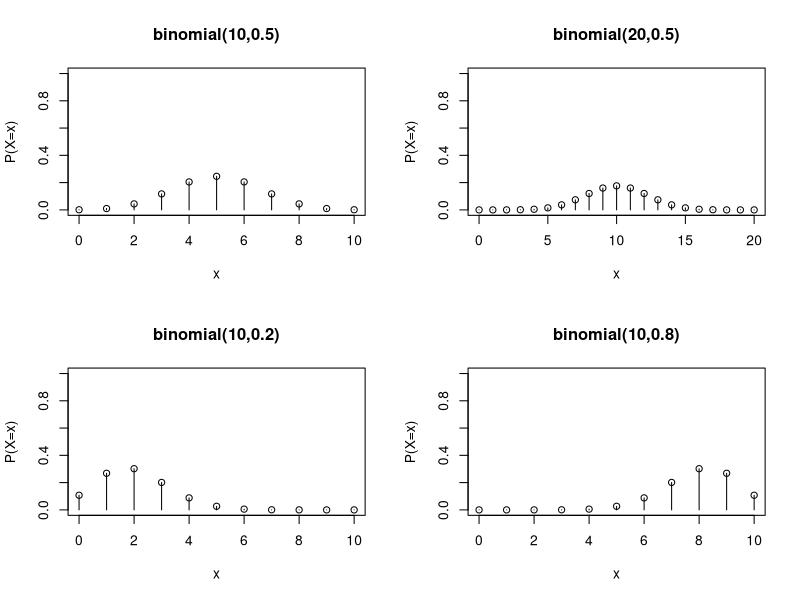
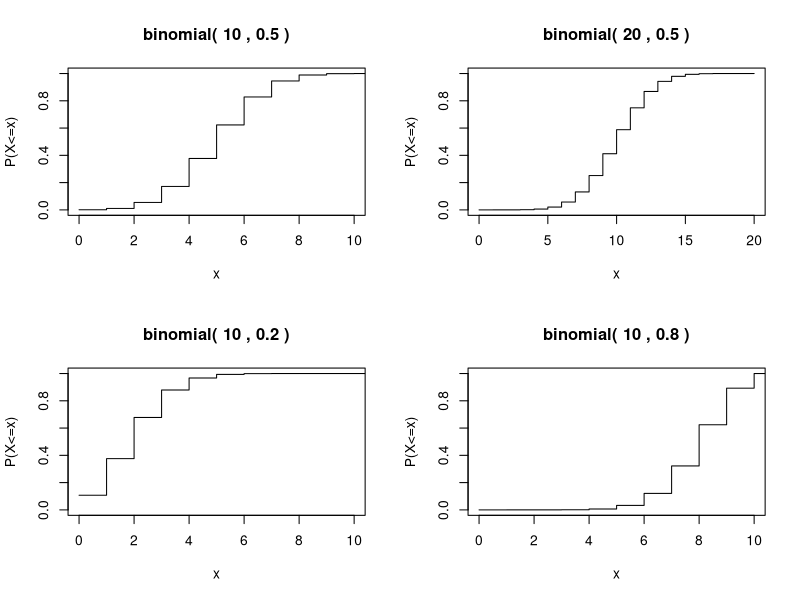
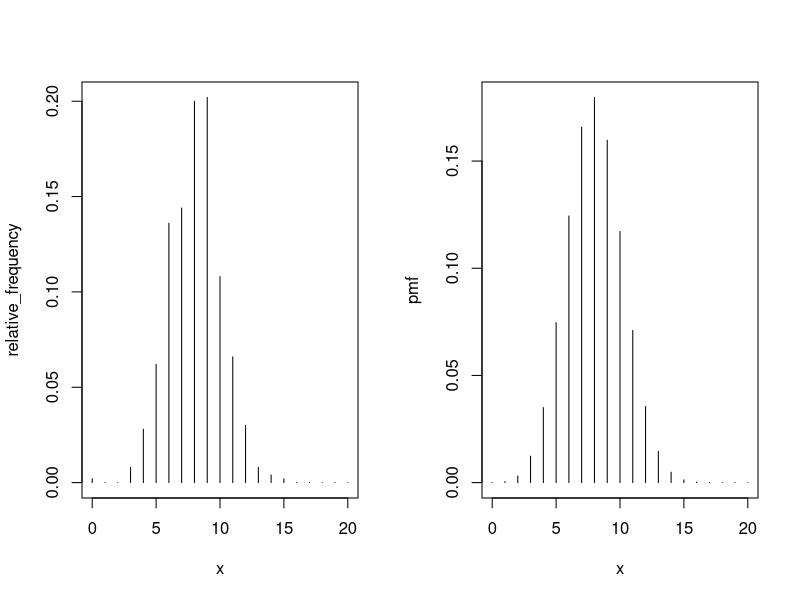
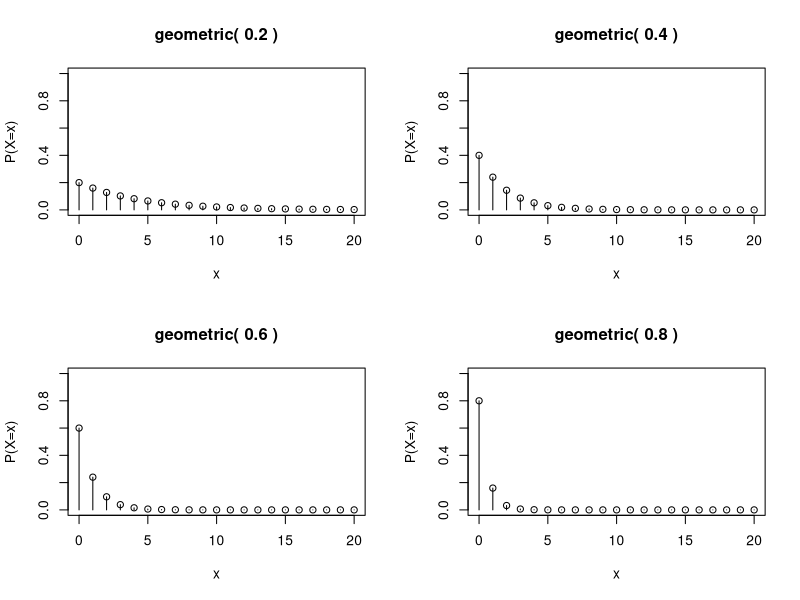
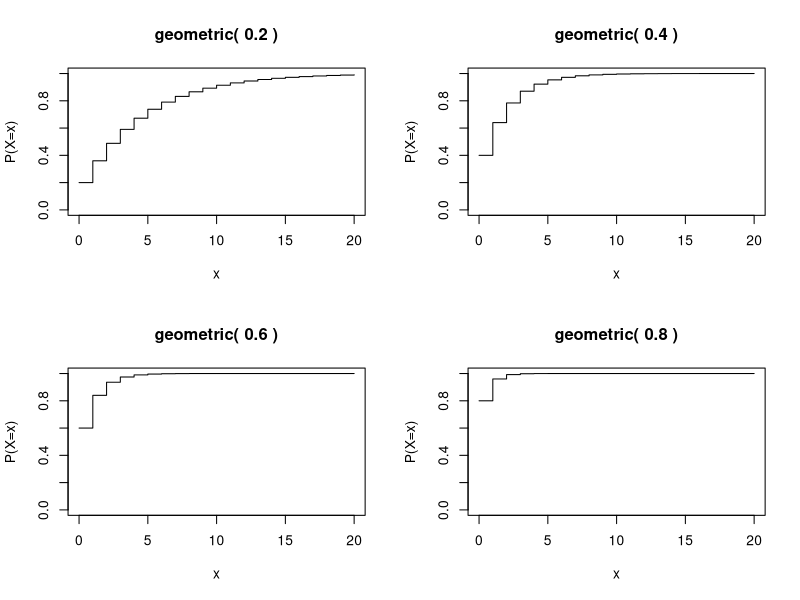
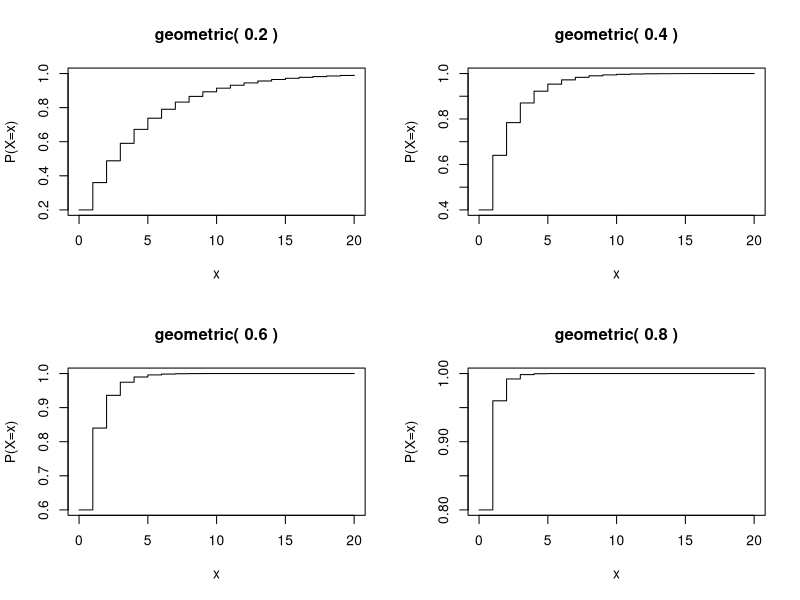
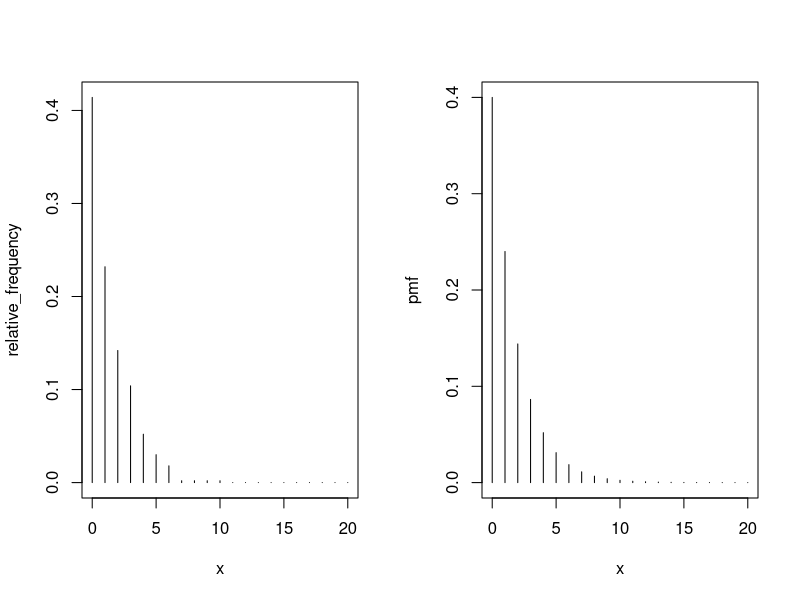
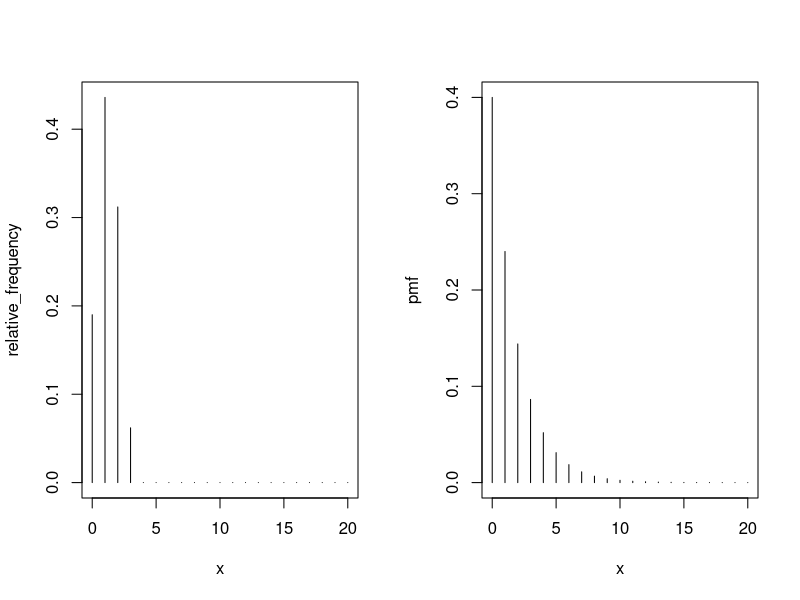

Write R code to recreate these figures, in order.
## ---- chunk 1
pbinom(5, 10, 0.5)
## ---- chunk 2
dbinom(c(0,1,2,3,4,5), size=5, prob=0.4)
## ---- chunk 3
pbinom(c(0,1,2,3,4,5), 5, 0.4)
## ---- chunk 4
rbinom(5, size = 10, prob = 0.4)
## ---- chunk 5
par(mfrow=c(2, 2))
x <- seq(0, 20, 1)

ps <- c(0.5, 0.5, 0.2, 0.8)
trials <- c(10, 20, 10, 10)

for (i in seq(1,4)){
   y <- dbinom(x, trials[i], ps[i])
   plot(x,y,xlim=c(0, trials[i]), ylim=c(0,1), xlab="x", ylab="P(X=x)", type="h")
   points(x, y)
   title(paste0("binomial(", trials[i], "," , ps[i], ")"))
}

## ---- chunk 6
par(mfrow=c(2, 2))
x <- seq(0, 20, 1)

ps <- c(0.5, 0.5, 0.2, 0.8)
trials <- c(10, 20, 10, 10)

for (i in seq(1,4)){
   y <- pbinom(x, trials[i], ps[i])
   plot(x, y, xlim=c(0, trials[i]), ylim=c(0,1), xlab="x",
                           ylab="P(X<=x)", type="s")
   title( paste("binomial(", trials[i], ",", ps[i], ")") )
}

## ---- chunk 7
N <- 100; n <- 20; p <- 0.4
(brv <- rbinom(N, n, p) )
## ---- chunk 8
table(brv)
## ---- chunk 9
table(factor(brv, levels=0:20))
## ---- chunk 10
N <- 500; n <- 20; p <- 0.4

frequency <- table(factor(rbinom(N, n, p), levels = 0:n))
relative_frequency <- as.numeric(frequency/N)


x <- 0:n
pmf <- dbinom(x, n, p)

par(mfrow=c(1,2))
plot(x, relative_frequency, 'h')
plot(x, pmf, 'h')

## ---- chunk 11
pbinom(19, size=1000, prob=0.01)
## ---- chunk 12
par(mfrow=c(2,2))
x <- seq(0,20,1)
ps <- seq(0.2,0.8,0.2)
for (p in ps){
	y <- dgeom(x, p)
	plot(x,y,xlim=c(0,20),ylim=c(0,1),xlab="x",		ylab="P(X=x)",type="h")
	points(x,y)
	title(paste("geometric(",p,")"))
}

## ---- chunk 13
par(mfrow=c(2,2))
x <- seq(0,20,1)
ps <- seq(0.2,0.8,0.2)
for (p in ps){
	y <- pgeom(x, p)
	plot(x,y,xlim=c(0,20),ylim=c(0,1),xlab="x", ylab="P(X=x)", type="s")
	title(paste("geometric(",p,")"))
}

## ---- chunk 14
par(mfrow=c(2,2))
x <- seq(0,20,1)
ps <- seq(0.2,0.8,0.2)
for (p in ps){
	y <- pgeom(x, p)
	plot(x,y,xlim=c(0,20), ylim=c(min(y),1), xlab="x", ylab="P(X=x)",type="s")
	title(paste("geometric(",p,")"))
}

## ---- chunk 15
N <- 500; p <- 0.4; xmax <- 20

x <- 0:xmax
pmf <- dgeom(x, p)

frequency <- table(factor(rgeom(N, p), levels=x))
relative_frequency <- as.numeric(frequency/N)

par(mfrow=c(1,2))
plot(x, relative_frequency, 'h')
plot(x, pmf, 'h')

## ---- chunk 16
N <- 500; p <- 0.4; xmax <- 20;

geom_rv = numeric(N)
for (i in 1:N){
  n <- 0
    while(TRUE){
      trial <- rbinom(1, 1, 0.4)
      if (trial == 1) break
      n <- n+1
  }
  geom_rv[i] <- n
}

x <- 0:xmax
pmf <- dgeom(x, p)

frequency <- table(factor(rbinom(N, n, p), levels = x))
relative_frequency <- as.numeric(frequency/N)

par(mfrow=c(1,2))
plot(x, relative_frequency, 'h');   plot(x, pmf, 'h')

## ---- chunk 17

par(mfrow=c(2,2))
x <- seq(0,20,1)
sizes = c(2, 3, 10, 10)
probs = c(0.5, 0.5, 0.5, 0.8)

for (i in seq(1,4)){
  y<- dnbinom(x, sizes[i], probs[i])
	plot(x, y, xlim=c(0,20), ylim=c(0,1), xlab="x", ylab="P(X=x)", type="h")
	points(x, y)
	title(paste("neg-binomial(", sizes[i], ",", probs[i], ")"))
}

## ---- chunk 18
par(mfrow=c(2,2))
x <- seq(0,20,1)
sizes = c(2, 3, 10, 10)
probs = c(0.5, 0.5, 0.5, 0.8)

for (i in seq(1,4)){
  y<- pnbinom(x, sizes[i], probs[i])
	plot(x, y, xlim=c(0,20), ylim=c(0,1), xlab="x", ylab="P(X<=x)", type="s")
	title(paste("neg-binomial(", sizes[i], ",", probs[i], ")"))
}
## ---- chunk 19
N <- 500; r <- 3; p <- 0.4; xmax <- 20;
nbinom_rv = numeric(N)
for (i in 1:N){
  total_trial <- 0
  total_success <- 0 
  while(TRUE){
    total_success <- total_success + rbinom(1, 1, p)
    total_trial <- total_trial + 1
    if (total_success == r) break
  }
  nbinom_rv[i] <- total_trial - total_success
}

x <- 0:xmax;   pmf <- dnbinom(x, r, p)
relative_frequency <- as.numeric(table(factor(nbinom_rv, levels=x))/N)

par(mfrow=c(1,2))
plot(x, relative_frequency, 'h')
plot(x, pmf, 'h')

## ---- chunk 20
pnbinom(97, 3, 0.01)
## ---- chunk 21
1-pbinom(2, 100, 0.01)
## ---- chunk 22
par(mfrow=c(2, 2))
x <- seq(0, 20, 1)
lambdas = c(0.1, 1, 5, 10)

for (lambda in lambdas){
	y <- dpois(x, lambda)
	plot(x,y,xlim=c(0,20), ylim=c(0,1), xlab="x", ylab="P(X=x)", type="h")
	points(x, y)
	title(paste("Poisson(", lambda, ")"))
}

## ---- chunk 23
par(mfrow=c(2, 2))
x <- seq(0, 20, 1)
lambdas = c(0.1, 1, 5, 10)

for (lambda in lambdas){
	y <- ppois(x, lambda)
	plot(x,y,xlim=c(0,20), ylim=c(0,1), xlab="x", ylab="P(X=x)", type="s")
	title(paste("Poisson(", lambda, ")"))
}

## ---- chunk 24
N <- 500; lambda <- 10; xmax <- 20

x <- 0:xmax
pmf <- dpois(x, lambda)

frequency <- table(factor(rpois(N, lambda), levels=x))
relative_frequency <- as.numeric(frequency/N)

par(mfrow=c(1,2))
plot(x, relative_frequency, ylab = "relative frequency", 'h')
plot(x, pmf, 'h')

## ---- chunk 25
n <- 200; p <- 0.03; x<-0:20
par(mfrow=c(1,2))
plot(x, dbinom(x, n, p), 'h')
plot(x, dpois(x, n*p), 'h')

